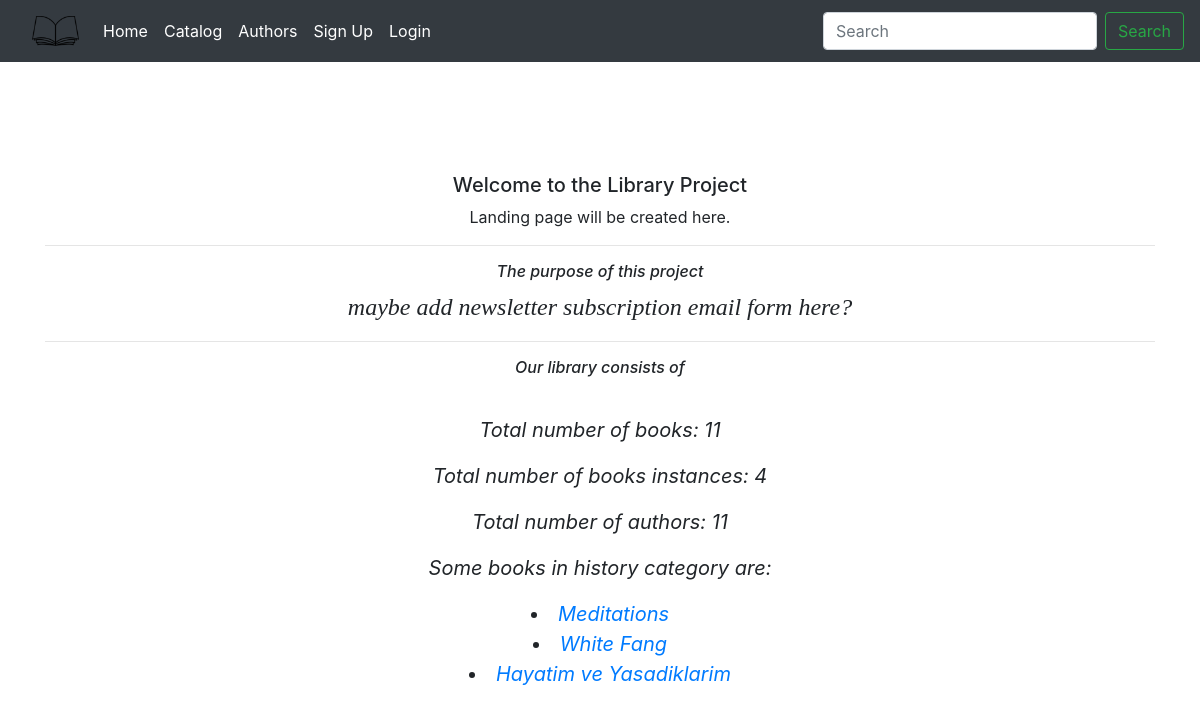
The page / on the database its author committed.
### library_app/models.py (models this page shows, shortened)
class Book(models.Model):
    title = models.CharField(max_length=200)
    author = models.ForeignKey('Author', on_delete=models.SET_NULL, null=True)
    summary = models.TextField(max_length=1000,
                help_text='Enter a brief description of the book',
                null=True, blank=True)
    isbn = models.CharField('ISBN', max_length=13,
    help_text='13 Character <a href="https://www.isbn-international.org/content/what-isbn">ISBN number</a>',
    null=True, blank=True)
    genre = models.ManyToManyField(Genre,
                                   help_text='Select a genre for this book')
    def display_genre(self):
        """Create a string for the genre. This is required to display
        genre in Admin"""
        return ', '.join(genre.name for genre in self.genre.all()[:3])
    display_genre.short_description = 'Genre'

### library_app/views.py (the view)
# urls.py: path('', views.HomeView.as_view(),              name='index'),
class HomeView(generic.TemplateView):
    template_name = 'library_app/index.html'
    def get_context_data(self, **kwargs):
        context = super().get_context_data(**kwargs)
        context['num_books'] = models.Book.objects.all().count()
        context['num_instances'] = models.BookInstance.objects.all().count()
        context['num_authors'] = models.Author.objects.all().count()
        context['historical_books'] = models.Book.objects.filter(
                                    genre__name__icontains='historical')[:5]
        return context

### library_app/templates/library_app/index.html (shortened to what this page needs)
{% extends "base.html" %}
{% block content %}
<div class="landingPage">
  <h5>Welcome to the Library Project</h5>
  <p>Landing page will be created here.</p>
  <hr>
  <h6 id="purposeHeader">The purpose of this project</h6>
  <p id='newsletterForm'>maybe add newsletter subscription email form here?</p>
  <hr>
  <div class="contentStatus">
    <div id='contentStatus2'>
      <h6>Our library consists of</h6><br>
      <p>Total number of books: {{num_books}}</p>
      <p>Total number of books instances: {{num_instances}}</p>
      <p>Total number of authors: {{num_authors}}</p>
    </div>
  <p>Some books in history category are:</p>
  {% for bk in historical_books %}
  <li>
    <a href="{% url 'library_app:book-detail' bk.pk %}">{{bk.title}}</a>
  </li>
  {% endfor %}
</div>
</div>
{% endblock %}

### static/library_app/css/master.css (style rules this page uses)
.landingPage { margin-top: 10%; text-align: center; }
#purposeHeader { font-style: oblique; }
#newsletterForm { font-size: 1.5em; font-style: italic; font-family: fantasy; }
.contentStatus { font-size: 20px; font-style: oblique; }

### rows shown on the page
Book: title "Meditations"
Book: title "White Fang"
Book: title "Hayatim ve Yasadiklarim"

### other values the page prints
{{ num_books }} "11"
{{ num_instances }} "4"
{{ num_authors }} "11"
